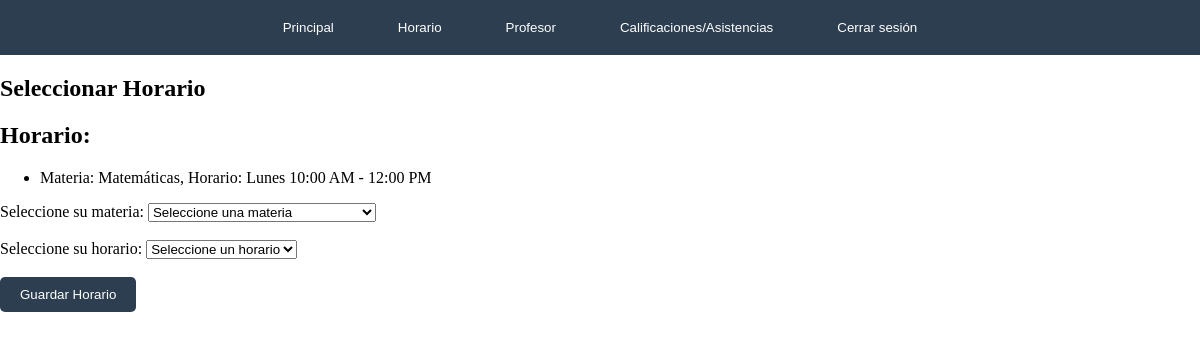
The app's page /perfiles/A_horario.php (signed in), older data.
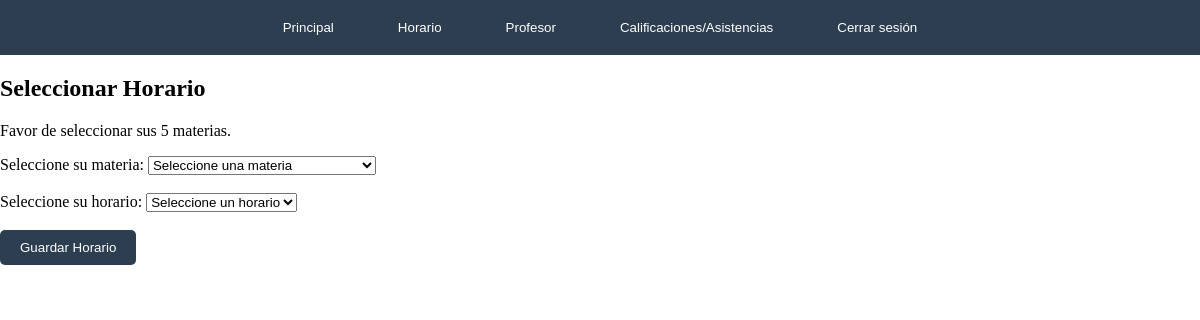
The same page, newer data.
### tables this page shows
CREATE TABLE horarios (
    id INT AUTO_INCREMENT PRIMARY KEY,
    id_usuario INT,
    materia VARCHAR(255),
    horario VARCHAR(255),
    FOREIGN KEY (id_usuario) REFERENCES usuarios(id)
);

### perfiles/A_horario.php (the view, shortened to what this page needs)
<!DOCTYPE html>
<html lang="es">
<head>
    <link rel="stylesheet" href="/Proyecto_implantacion/css/horario.css">
</head>
<body>
    <div class="container">
        <a href="A_principal.php"><button>Principal</button></a>
        <a href="A_horario.php"><button>Horario</button></a>
        <a href="A_profesor.php"><button>Profesor</button></a>
        <a href="A_calificacion.php"><button>Calificaciones/Asistencias</button></a>
        <a href="../PreRegistro/cerrar-sesion.php"><button>Cerrar sesión</button></a>
    </div>
    <h2>Seleccionar Horario</h2>
    <?php
    $conexion = obtenerConexion();
    $idUsuario = $_SESSION['usuario']['id'];
    $sqlConsultarHorarios = "SELECT materia, horario FROM horarios WHERE id_usuario = ?";
    $stmtConsultarHorarios = $conexion->prepare($sqlConsultarHorarios);
    if ($stmtConsultarHorarios) {
        $stmtConsultarHorarios->bind_param("i", $idUsuario);
        $stmtConsultarHorarios->execute();
        $result = $stmtConsultarHorarios->get_result();
        if ($result->num_rows > 0) {
            echo "<h2>Horario:</h2>";
            echo "<ul>";
            while ($row = $result->fetch_assoc()) {
                echo "<li>Materia: {$row['materia']}, Horario: {$row['horario']}</li>";
            }
            echo "</ul>";
        } else {
            echo "<p>Favor de seleccionar sus 5 materias. </p>";
        }
    } else {
        echo "Error en la preparación de la consulta.";
    }
    function obtenerConexion()
    {
        $conexion = new mysqli("localhost", "root", "", "proyectoimplantacion");
        return $conexion;
    }
    ?>
    <form action="procesar_seleccion_horario.php" method="post">
        <label for="materia">Seleccione su materia:</label>
        <select id="materia" name="materia" onchange="cargarHorarios()" required>
            <option value="" disabled selected>Seleccione una materia</option>
        </select><br><br>
        <label for="horario">Seleccione su horario:</label>
        <select id="horario" name="horario" required>
            <option value="" disabled selected>Seleccione un horario</option>
        </select><br><br>
        <input type="submit" class="guardar-btn" value="Guardar Horario"
            onclick="this.disabled=true;this.form.submit();">
    </form>
</body>
</html>

Row changes from the older to the newer data that the page shows:
removed horarios: materia "Matemáticas", horario "Lunes 10:00 AM - 12:00 PM"
Text that changed along with them:
text no longer shown: "Horario:"
text now shown: "Favor de seleccionar sus 5 materias."
